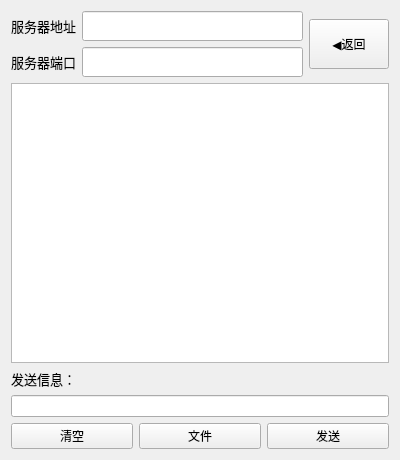
<?xml version="1.0" encoding="UTF-8"?>
<ui version="4.0">
 <class>Chat</class>
 <widget class="QWidget" name="Chat">
  <property name="geometry">
   <rect>
    <x>0</x>
    <y>0</y>
    <width>400</width>
    <height>460</height>
   </rect>
  </property>
  <property name="windowTitle">
   <string>Form</string>
  </property>
  <layout class="QVBoxLayout" name="verticalLayout_2">
   <item>
    <layout class="QHBoxLayout" name="horizontalLayout_4">
     <item>
      <layout class="QVBoxLayout" name="verticalLayout">
       <item>
        <layout class="QHBoxLayout" name="horizontalLayout_2">
         <item>
          <widget class="QLabel" name="label_serverIP">
           <property name="text">
            <string>&lt;html&gt;&lt;head/&gt;&lt;body&gt;&lt;p align=&quot;center&quot;&gt;&lt;span style=&quot; font-size:10pt;&quot;&gt;服务器地址&lt;/span&gt;&lt;/p&gt;&lt;/body&gt;&lt;/html&gt;</string>
           </property>
          </widget>
         </item>
         <item>
          <widget class="QLineEdit" name="lineEdit_ip">
           <property name="minimumSize">
            <size>
             <width>100</width>
             <height>30</height>
            </size>
           </property>
          </widget>
         </item>
        </layout>
       </item>
       <item>
        <layout class="QHBoxLayout" name="horizontalLayout_3">
         <item>
          <widget class="QLabel" name="label_serverPort">
           <property name="text">
            <string>&lt;html&gt;&lt;head/&gt;&lt;body&gt;&lt;p align=&quot;center&quot;&gt;&lt;span style=&quot; font-size:10pt;&quot;&gt;服务器端口&lt;/span&gt;&lt;/p&gt;&lt;/body&gt;&lt;/html&gt;</string>
           </property>
          </widget>
         </item>
         <item>
          <widget class="QLineEdit" name="lineEdit_port">
           <property name="minimumSize">
            <size>
             <width>60</width>
             <height>30</height>
            </size>
           </property>
          </widget>
         </item>
        </layout>
       </item>
      </layout>
     </item>
     <item>
      <widget class="QPushButton" name="button_return">
       <property name="minimumSize">
        <size>
         <width>0</width>
         <height>50</height>
        </size>
       </property>
       <property name="text">
        <string>◀返回</string>
       </property>
      </widget>
     </item>
    </layout>
   </item>
   <item>
    <widget class="QTextBrowser" name="textBrowser_receivedMessages"/>
   </item>
   <item>
    <widget class="QLabel" name="label">
     <property name="text">
      <string>&lt;html&gt;&lt;head/&gt;&lt;body&gt;&lt;p&gt;&lt;span style=&quot; font-size:10pt;&quot;&gt;发送信息：&lt;/span&gt;&lt;/p&gt;&lt;/body&gt;&lt;/html&gt;</string>
     </property>
    </widget>
   </item>
   <item>
    <widget class="QLineEdit" name="lineEdit_chat"/>
   </item>
   <item>
    <layout class="QHBoxLayout" name="horizontalLayout">
     <item>
      <widget class="QPushButton" name="button_clear">
       <property name="text">
        <string>清空</string>
       </property>
      </widget>
     </item>
     <item>
      <widget class="QPushButton" name="button_attachment">
       <property name="text">
        <string>文件</string>
       </property>
      </widget>
     </item>
     <item>
      <widget class="QPushButton" name="button_send">
       <property name="text">
        <string>发送</string>
       </property>
      </widget>
     </item>
    </layout>
   </item>
  </layout>
 </widget>
 <resources/>
 <connections/>
</ui>
